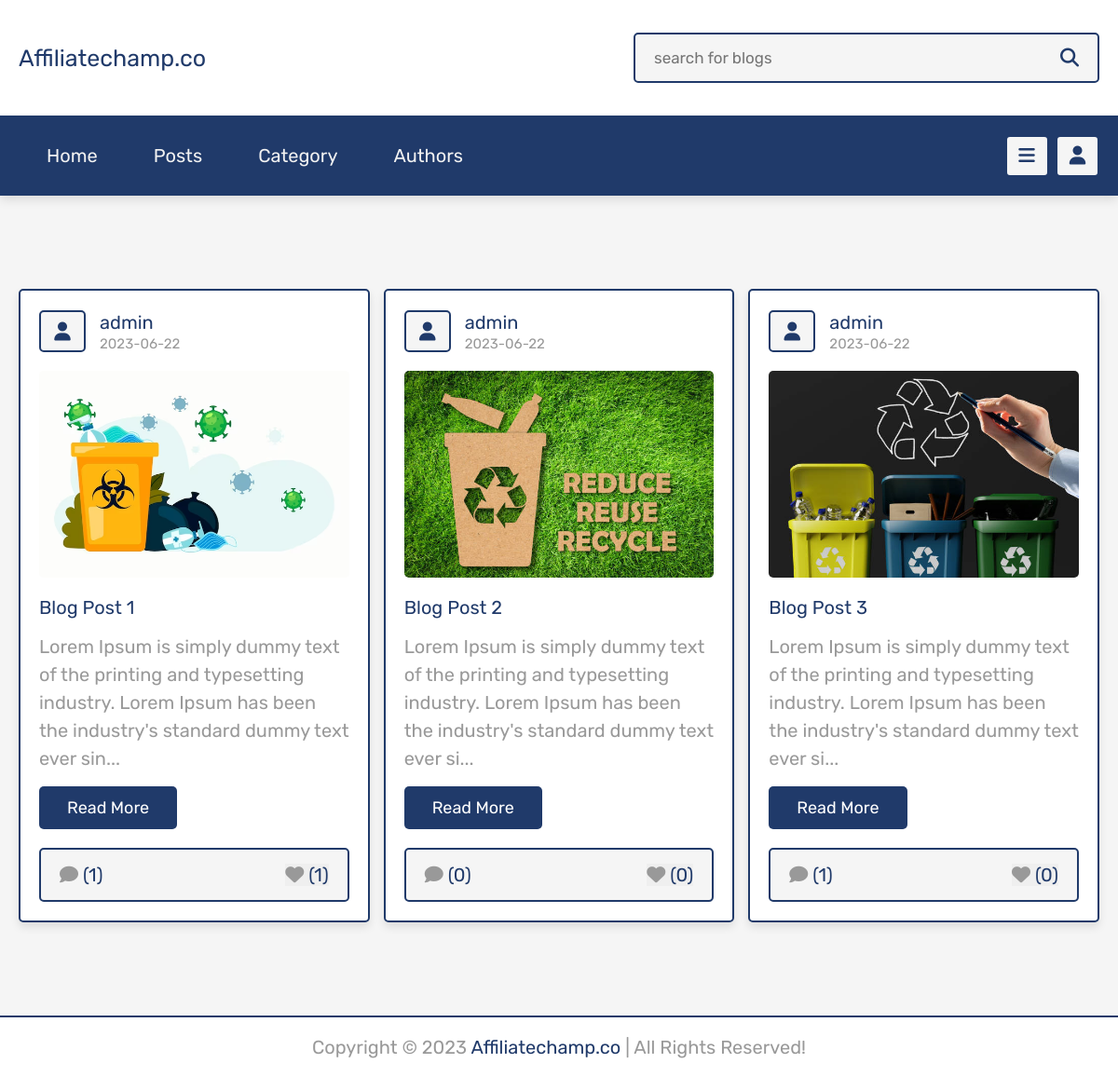
The page /project/author_posts.php?author=admin on the database its author committed.
### tables this page shows
CREATE TABLE `posts` (
  `id` int(100) NOT NULL,
  `admin_id` int(100) NOT NULL,
  `name` varchar(100) NOT NULL,
  `title` varchar(100) NOT NULL,
  `content` varchar(10000) NOT NULL,
  `category` varchar(50) NOT NULL,
  `image` varchar(100) NOT NULL,
  `date` date NOT NULL DEFAULT current_timestamp(),
  `status` varchar(10) NOT NULL
);

### project/author_posts.php (the view, shortened to what this page needs)
<?php
include 'components/connect.php';
if(isset($_SESSION['user_id'])){
   $user_id = $_SESSION['user_id'];
}else{
   $user_id = '';
};
if(isset($_GET['author'])){
   $author = $_GET['author'];
}else{
   $author = '';
}
?>
<!DOCTYPE html>
<html lang="en">
<head>
   <link rel="stylesheet" href="https://cdnjs.cloudflare.com/ajax/libs/font-awesome/6.1.1/css/all.min.css">
   <link rel="stylesheet" href="css/style.css">
</head>
<body>
<?php include 'components/user_header.php'; ?>
<section class="posts-container" style="margin-top:80px; margin-bottom:80px;">
   <div class="box-container">
      <?php
         $select_posts = $conn->prepare("SELECT * FROM `posts` WHERE name = ? and status = ?");
         $select_posts->execute([$author, 'active']);
         if($select_posts->rowCount() > 0){
            while($fetch_posts = $select_posts->fetch(PDO::FETCH_ASSOC)){
            $post_id = $fetch_posts['id'];
            $count_post_comments = $conn->prepare("SELECT * FROM `comments` WHERE post_id = ?");
            $count_post_comments->execute([$post_id]);
            $total_post_comments = $count_post_comments->rowCount();
            $count_post_likes = $conn->prepare("SELECT * FROM `likes` WHERE post_id = ?");
            $count_post_likes->execute([$post_id]);
            $total_post_likes = $count_post_likes->rowCount();
            $confirm_likes = $conn->prepare("SELECT * FROM `likes` WHERE user_id = ? AND post_id = ?");
            $confirm_likes->execute([$user_id, $post_id]);
      ?>
      <form class="box" method="post">
         <div class="post-admin">
            <i class="fas fa-user"></i>
            <div>
               <a href="author_posts.php?author=<?= $fetch_posts['name']; ?>"><?= $fetch_posts['name']; ?></a>
               <div><?= $fetch_posts['date']; ?></div>
            </div>
         </div>
         <?php
            if($fetch_posts['image'] != ''){
         ?>
         <img src="uploaded_img/<?= $fetch_posts['image']; ?>" class="post-image" alt="">
         <?php
         }
         ?>
         <div class="post-title"><?= $fetch_posts['title']; ?></div>
         <div class="post-content content-150"><?= $fetch_posts['content']; ?></div>
         <a href="view_post.php?post_id=<?= $post_id; ?>" class="inline-btn">read more</a>
         <div class="icons">
            <a href="view_post.php?post_id=<?= $post_id; ?>"><i class="fas fa-comment"></i><span>(<?= $total_post_comments; ?>)</span></a>
            <button type="submit" name="like_post"><i class="fas fa-heart" style="<?php if($confirm_likes->rowCount() > 0){ echo 'color:var(--red);'; } ?>  "></i><span>(<?= $total_post_likes; ?>)</span></button>
         </div>
      </form>
      <?php
         }
      }else{
         echo '<p class="empty">no posts found for this author!</p>';
      }
      ?>
   </div>
</section>
<?php include 'components/footer.php'; ?>
</body>
</html>

### project/css/style.css (style rules this page uses)
:root { --main-color:#203A6A; --red:#e74c3c; --orange:#f39c12; --black:#203A6A; --white:#fff; --light-bg:#f5f5f5; --light-color:#999; --border:.2rem solid var(--black); --box-shadow:0 .5rem 1rem rgba(0,0,0,.1); }
* { font-family: 'Rubik', sans-serif; margin:0; padding:0; box-sizing: border-box; outline: none; border:none; text-decoration: none; }
html { font-size: 62.5%; overflow-x: hidden; scroll-behavior: smooth; scroll-padding-top: 7rem; }
body { background-color: var(--light-bg); padding-bottom: 0rem; }
* { box-sizing: border-box; }
body { font-family: Verdana, sans-serif; }
img { vertical-align: middle; }
section { padding:2rem; margin: 0 auto; max-width: 1200px; }
.btn, .delete-btn, .option-btn, .inline-btn, .inline-option-btn, .inline-delete-btn { margin-top: 1rem; border-radius: .5rem; cursor: pointer; font-size: 1.8rem; color:var(--white); padding:1.2rem 3rem; text-transform: capitalize; text-align: center; }
.inline-btn, .inline-option-btn, .inline-delete-btn { display: inline-block; margin-right: 1rem; }
.inline-btn, .btn { background-color: var(--main-color); }
.posts-container .box-container { display: grid; grid-template-columns: repeat(auto-fit, minmax(33rem, 1fr)); gap:1.5rem; align-items: flex-start; justify-content: center; }
.posts-container .box-container .box { border:var(--border); box-shadow: var(--box-shadow); border-radius: .5rem; background-color: var(--white); padding:2rem; overflow: hidden; }
.posts-container .box-container .box .post-admin { display: flex; align-items: center; gap:1.5rem; margin-bottom: 2rem; }
.posts-container .box-container .box .post-admin i { text-align: center; height: 4.5rem; width: 5rem; line-height: 4.2rem; font-size: 2rem; border:var(--border); border-radius: .5rem; background-color: var(--light-bg); color:var(--black); }
.posts-container .box-container .box .post-admin a { font-size: 2rem; color:var(--main-color); }
.posts-container .box-container .box .post-admin div { font-size: 1.5rem; margin-top: .2rem; color:var(--light-color); }
.posts-container .box-container .box .post-image { width: 100%; border-radius: .5rem; margin-bottom: 2rem; }
.posts-container .box-container .box .post-title { font-size: 2rem; color:var(--black); overflow: hidden; text-overflow: ellipsis; white-space: nowrap; margin-bottom: 1rem; }
.posts-container .box-container .box .post-content { font-size: 2rem; line-height: 1.5; padding:.5rem 0; color:var(--light-color); white-space: pre-line; }
.posts-container .box-container .box .post-content::after { content: '...'; }
.posts-container .box-container .box .icons { display: flex; align-items: center; justify-content: space-between; gap:1rem; background-color: var(--light-bg); border-radius: .5rem; padding:1.5rem 2rem; border:var(--border); margin-top: 2rem; }
.posts-container .box-container .box .icons button { cursor: pointer; }
.posts-container .box-container .box .icons i { margin-right:.5rem; font-size:2rem; color:var(--light-color); }
.posts-container .box-container .box .icons span { font-size: 2rem; color:var(--main-color); }

### rows shown on the page
posts: name "admin", date "2023-06-22", image (picture), title "Blog Post 1", content "Lorem Ipsum is simply dummy text of the printing and typesetting industry. Lorem Ipsum has been the industry's standard dummy text ever sin", total_post_comments "1", total_post_likes "1"
posts: name "admin", date "2023-06-22", image (picture), title "Blog Post 2", content "Lorem Ipsum is simply dummy text of the printing and typesetting industry. Lorem Ipsum has been the industry's standard dummy text ever si", total_post_comments "0", total_post_likes "0"
posts: name "admin", date "2023-06-22", image (picture), title "Blog Post 3", content "Lorem Ipsum is simply dummy text of the printing and typesetting industry. Lorem Ipsum has been the industry's standard dummy text ever si", total_post_comments "1", total_post_likes "0"
